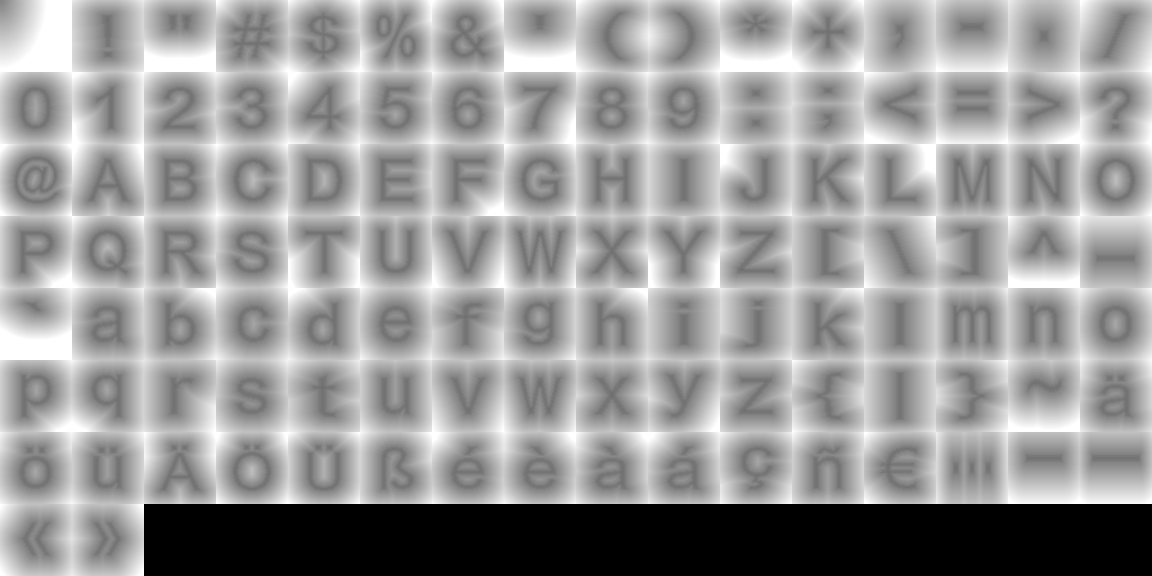

Python code for this plot:
"""
Debug-Skript: Exportiert den SDF Font-Atlas als PNG
und zeigt die UV-Koordinaten fuer ein paar Zeichen an.
"""
import numpy as np
from PIL import Image, ImageDraw, ImageFont
from src.gpu_text_renderer import SDFFontAtlas

# Finde eine verfuegbare Schriftart
import os
font_candidates = [
    "C:/Windows/Fonts/arial.ttf",
    "C:/Windows/Fonts/segoeui.ttf",
    "C:/Windows/Fonts/calibri.ttf",
    "/System/Library/Fonts/Helvetica.ttc",
    "/Library/Fonts/Arial.ttf",
    "/usr/share/fonts/truetype/dejavu/DejaVuSans.ttf",
    "/usr/share/fonts/truetype/liberation/LiberationSans-Regular.ttf",
]
font_path = None
for p in font_candidates:
    if os.path.exists(p):
        font_path = p
        break

if not font_path:
    print("[FEHLER] Keine Schriftart gefunden!")
    exit(1)

print(f"Verwende Schriftart: {font_path}")

# Atlas bauen (ohne ModernGL Context)
atlas = SDFFontAtlas(font_path, font_size=64, sdf_size=64)
atlas._generate_atlas()

# Als PNG speichern
img = Image.fromarray((np.clip(atlas.texture_data, 0.0, 1.0) * 255).astype(np.uint8), mode='L')
img.save("debug_font_atlas.png")
print("Atlas gespeichert: debug_font_atlas.png")

# Ein paar Zeichen pruefen
test_chars = ['A', 'g', '«', 'ä', 'T', 'W', 'H', 'E', 'L', 'O']
print("\nGlyphen-Metadaten:")
print(f"{'Char':>4} {'x':>4} {'y':>4} {'w':>4} {'h':>4} {'adv':>4}")
print("-" * 30)
for char in test_chars:
    g = atlas.get_glyph(char)
    if g:
        print(f"{char:>4} {g.x:>4} {g.y:>4} {g.w:>4} {g.h:>4} {g.advance:>4}")
    else:
        print(f"{char:>4} NICHT IM ATLAS")

# Zeichen auf dem Atlas markieren
draw = ImageDraw.Draw(img)
for char in test_chars:
    g = atlas.get_glyph(char)
    if g:
        draw.rectangle([g.x, g.y, g.x + g.w, g.y + g.h], outline=255, width=1)
        draw.text((g.x + 2, g.y + 2), char, fill=255)

img.save("debug_font_atlas_annotated.png")
print("\nAnnotierter Atlas gespeichert: debug_font_atlas_annotated.png")
print("Oeffne die Bilder und pruefe ob die Zeichen lesbar sind.")
